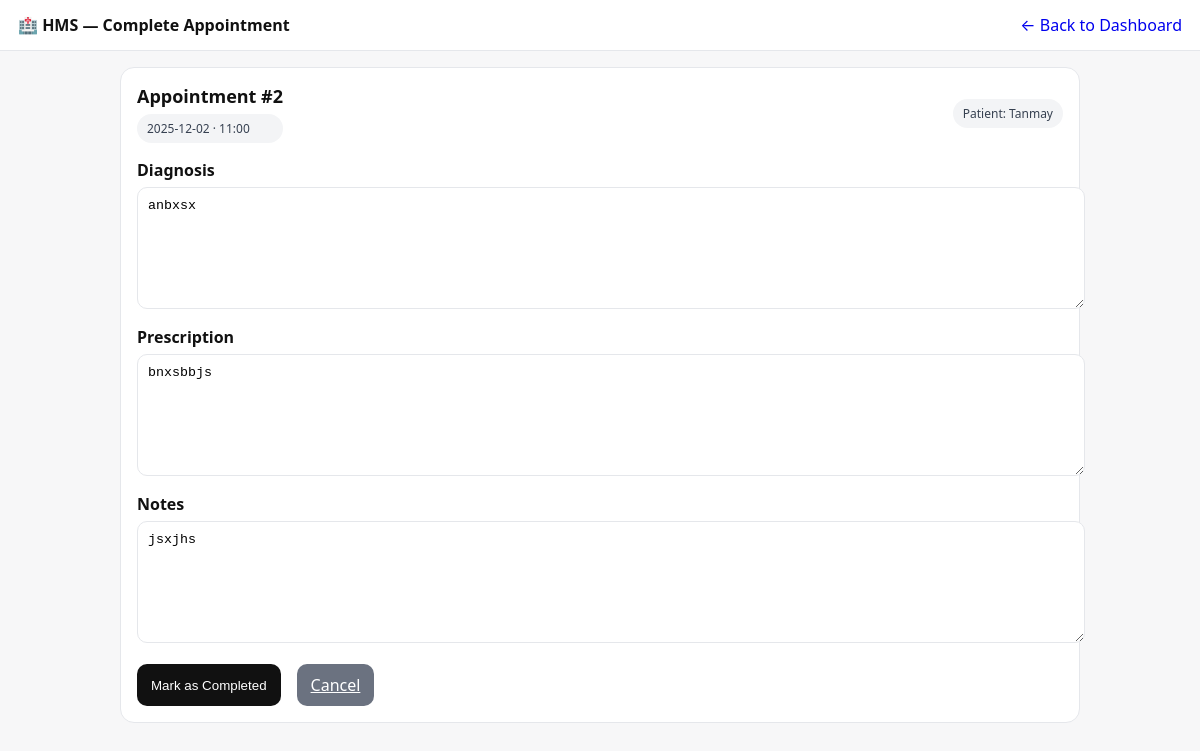
/doctor/appointment/2 (signed in), run on the app's committed database.
### app.py (models this page shows, shortened)
class Appointment(db.Model):
    __tablename__ = "Appointment"
    aid = db.Column(db.Integer, primary_key=True, autoincrement=True)
    patient_id = db.Column(db.Integer, db.ForeignKey('User.uid'), nullable=False)
    doctor_id = db.Column(db.Integer, db.ForeignKey('User.uid'), nullable=False)
    slot_id = db.Column(db.Integer, db.ForeignKey('AvailableSlot.sid'), nullable=False)
    status = db.Column(db.String(20), nullable=False, default="booked")
    diagnosis = db.Column(db.Text, nullable=True)
    prescription = db.Column(db.Text, nullable=True)
    notes = db.Column(db.Text, nullable=True)
    reason = db.Column(db.String(250), nullable=True)
    created_at = db.Column(db.DateTime, nullable=False, default=db.func.current_timestamp())
    patient = db.relationship('User', foreign_keys=[patient_id], backref='appointments_as_patient')
    doctor = db.relationship('User', foreign_keys=[doctor_id], backref='appointment_as_doctor')
    slot = db.relationship('AvailableSlot', backref='appointment')

class AvailableSlot(db.Model):
    __tablename__ = 'AvailableSlot'
    sid = db.Column(db.Integer, primary_key=True, autoincrement=True)
    doctor_id = db.Column(db.Integer, db.ForeignKey('User.uid'), nullable=False)
    date = db.Column(db.Date, nullable=False)
    time = db.Column(db.Time, nullable=False)
    is_booked = db.Column(db.Boolean, nullable=False, default=False)
    created_at = db.Column(db.DateTime, nullable=False, default=db.func.current_timestamp())
    doctor = db.relationship('User', backref='available_slots')
    __table_args__ = (db.UniqueConstraint('doctor_id', 'date', 'time', name='uix_doctor_slot'),)

class User(db.Model):
    __tablename__ = "User"
    uid = db.Column(db.Integer, primary_key=True, autoincrement=True)
    email = db.Column(db.String(110), unique=True, nullable=False)
    password = db.Column(db.String(130), nullable=False)
    name = db.Column(db.String(80), nullable=False)
    age = db.Column(db.Integer, nullable=False)
    gender = db.Column(db.String(10), nullable=False)
    is_blacklisted = db.Column(db.Boolean, nullable=False, default=False)
    specialization = db.Column(db.String, nullable=True)
    role_id = db.Column(db.Integer, db.ForeignKey('Role.rid'), nullable=False)
    role = db.relationship('Role', backref='users')

### app.py (the view)
@app.route("/doctor/appointment/<int:aid>")
def doctor_appointment_detail(aid):
    if not session.get("uid"):
        flash("Please login first.")
        return redirect("/login")
    doctor = User.query.get(session["uid"])
    if not doctor or doctor.role.role_name != "Doctor":
        flash("Access denied. Only doctors can access this page.")
        return redirect("/login")
    appt = Appointment.query.get_or_404(aid)
    if appt.doctor_id != doctor.uid:
        flash("You can only view your own appointments.")
        return redirect(url_for("doctordashboard"))
    if appt.status.lower() == "cancelled":
        flash("This appointment is cancelled.")
        return redirect(url_for("doctordashboard"))
    return render_template("doctor_complete_appointment.html", appt=appt)

### templates/doctor_complete_appointment.html (shortened to what this page needs)
<!DOCTYPE html>
<html lang="en">
<head>
</head>
<body>
  <header>
    <div style="font-weight:800;">🏥 HMS — Complete Appointment</div>
    <a href="{{ url_for('doctordashboard') }}" style="text-decoration:none;">← Back to Dashboard</a>
  </header>
  <div class="wrap">
    <div class="card">
      <div class="row" style="justify-content:space-between; align-items:center;">
        <div>
          <div style="font-weight:700; font-size:18px;">Appointment #{{ appt.aid }}</div>
          <div class="pill" style="margin-top:6px;">
            {{ appt.slot.date.strftime('%Y-%m-%d') }} · {{ appt.slot.time.strftime('%H:%M') }}
          </div>
        </div>
        <div class="pill">Patient: {{ appt.patient.name }}</div>
      </div>
      <form method="post" action="{{ url_for('doctor_complete_appointment', aid=appt.aid) }}" style="margin-top:16px;">
        <label for="diagnosis">Diagnosis</label>
        <textarea id="diagnosis" name="diagnosis" placeholder="Enter diagnosis...">{{ appt.diagnosis or "" }}</textarea>
        <label for="prescription">Prescription</label>
        <textarea id="prescription" name="prescription" placeholder="Enter prescription...">{{ appt.prescription or "" }}</textarea>
        <label for="notes">Notes</label>
        <textarea id="notes" name="notes" placeholder="Any additional notes...">{{ appt.notes or "" }}</textarea>
        <div class="row" style="margin-top:16px;">
          <button type="submit" class="btn">Mark as Completed</button>
          <a href="{{ url_for('doctordashboard') }}" class="btn btn-secondary">Cancel</a>
        </div>
      </form>
    </div>
  </div>
</body>
</html>

### templates/doctor_complete_appointment.html (style rules this page uses)
body { font-family: system-ui, -apple-system, Segoe UI, Roboto, Arial, sans-serif; margin:0; background:#f7f7f8; color:#111; }
header { display:flex; align-items:center; justify-content:space-between; padding:14px 18px; background:#fff; border-bottom:1px solid #e5e7eb; }
.wrap { max-width: 960px; margin: 0 auto; padding: 16px; }
.card { background:#fff; border:1px solid #e5e7eb; border-radius:14px; padding:16px; }
label { display:block; font-weight:600; margin-top:12px; margin-bottom:6px; }
textarea { width:100%; min-height:100px; padding:10px; border:1px solid #e5e7eb; border-radius:10px; resize:vertical; }
.row { display:flex; gap:16px; flex-wrap:wrap; }
.btn { border:0; background:#111; color:#fff; padding:10px 14px; border-radius:10px; cursor:pointer; }
.btn-secondary { background:#6b7280; }
.pill { padding:6px 10px; border-radius:999px; background:#f3f4f6; font-size:12px; color:#374151; }

### data on the page
Appointment: aid "2", diagnosis "anbxsx", prescription "bnxsbbjs", notes "jsxjhs"
AvailableSlot: slot "2025-12-02", slot.time "11:00"
User: patient.name "Tanmay"
